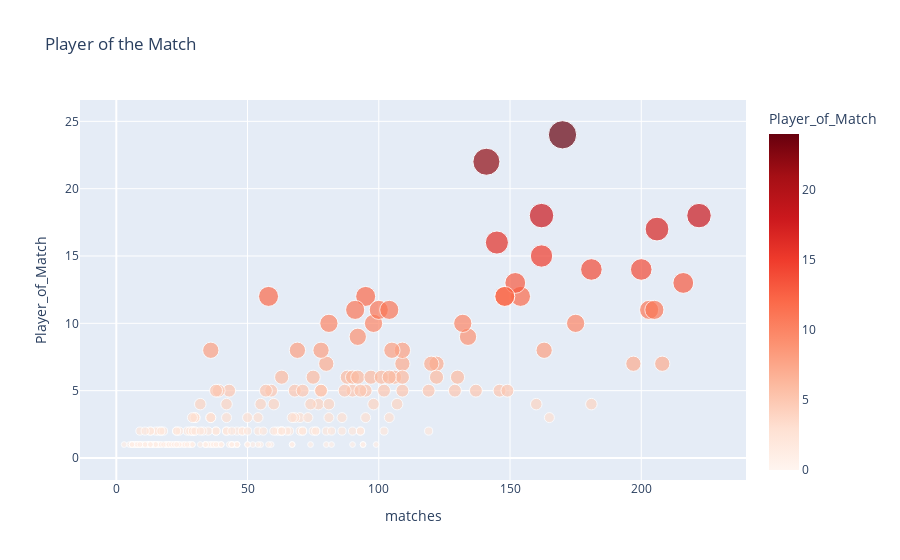

Write notebook code for a chart like this one.
### Code cell
# To determine which player was the Most Player of the Match, create a scatter plot.
fig = px.scatter(final_df, x='matches', y='Player_of_Match', color='Player_of_Match',
                 size='Player_of_Match', hover_name=final_df.index, title='Player of the Match')
fig.update_layout(coloraxis=dict(colorscale='reds'))
fig.show()

### Figure 1 — Plotly figure (JSON) as saved in the notebook; plotly's stock layout.template omitted (floating-point values rounded to 4 significant figures; data arrays with more than 128 entries replaced by an {"elided": "..."} marker saying what was removed)
{"data": [{"hovertemplate": "<b>%{hovertext}</b><br><br>matches=%{x}<br>Player_of_Match=%{marker.color}<extra></extra>", "hovertext": {"elided": "656 str values"}, "legendgroup": "", "marker": {"color": {"elided": "656 int values"}, "coloraxis": "coloraxis", "size": {"elided": "656 int values"}, "sizemode": "area", "sizeref": 0.06, "symbol": "circle"}, "mode": "markers", "name": "", "orientation": "v", "showlegend": false, "type": "scatter", "x": {"elided": "656 int values"}, "xaxis": "x", "y": {"elided": "656 int values"}, "yaxis": "y"}], "layout": {"coloraxis": {"colorbar": {"title": {"text": "Player_of_Match"}}, "colorscale": [[0, "rgb(255,245,240)"], [0.125, "rgb(254,224,210)"], [0.25, "rgb(252,187,161)"], [0.375, "rgb(252,146,114)"], [0.5, "rgb(251,106,74)"], [0.625, "rgb(239,59,44)"], [0.75, "rgb(203,24,29)"], [0.875, "rgb(165,15,21)"], [1, "rgb(103,0,13)"]]}, "legend": {"itemsizing": "constant", "tracegroupgap": 0}, "title": {"text": "Player of the Match"}, "xaxis": {"anchor": "y", "domain": [0, 1], "title": {"text": "matches"}}, "yaxis": {"anchor": "x", "domain": [0, 1], "title": {"text": "Player_of_Match"}}}}
